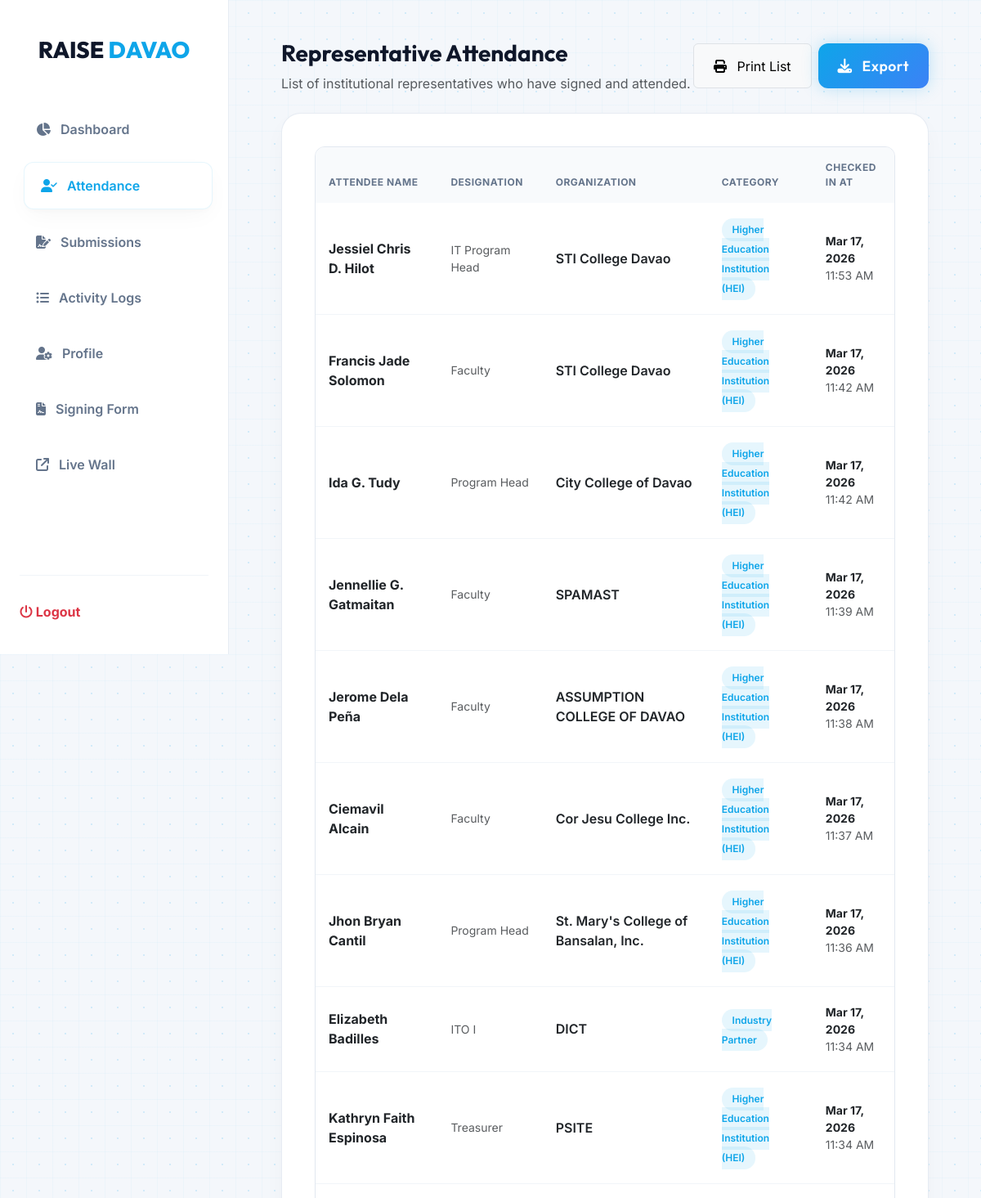
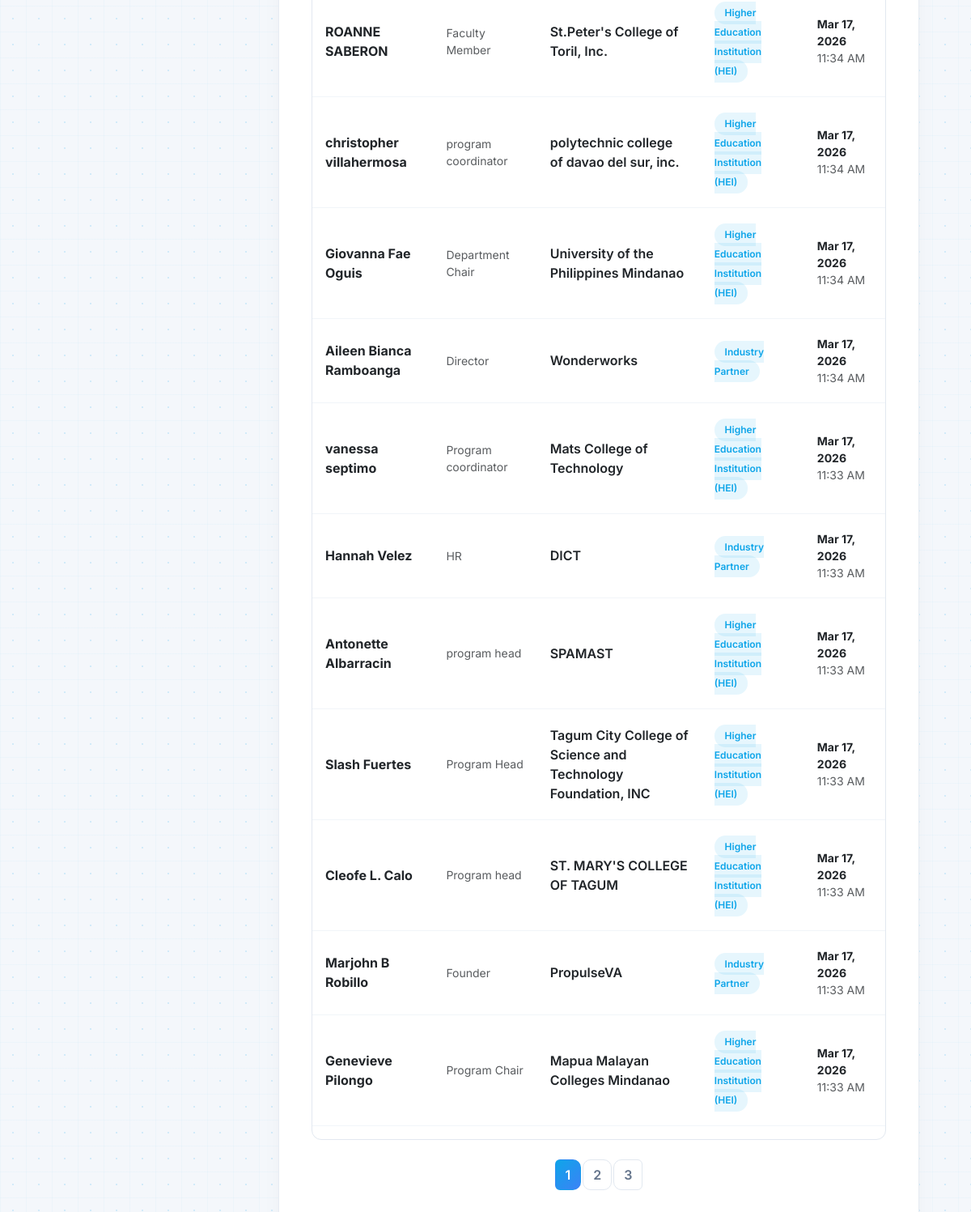
/admin/attendance.php (signed in), run on the app's committed database (2 pictures, top to bottom).
### tables this page shows
CREATE TABLE `covenant_submissions` (
  `id` int(11) NOT NULL,
  `user_id` int(11) DEFAULT NULL,
  `organization_name` varchar(255) NOT NULL,
  `institution_type` varchar(100) NOT NULL,
  `represented_by` varchar(255) NOT NULL,
  `position_title` varchar(255) NOT NULL,
  `email_address` varchar(150) NOT NULL,
  `contact_number` varchar(50) DEFAULT NULL,
  `signature_file` varchar(255) NOT NULL,
  `pdf_file` varchar(255) DEFAULT NULL,
  `ip_address` varchar(45) DEFAULT NULL,
  `signed_at` datetime DEFAULT current_timestamp(),
  `pos_top` float DEFAULT 0,
  `pos_left` float DEFAULT 0,
  `pos_rotation` float DEFAULT 0,
  `pos_scale` float DEFAULT 1
);

### admin/attendance.php (the view, shortened to what this page needs)
<?php
require_once '../includes/auth.php';
$page = isset($_GET['page']) ? (int) $_GET['page'] : 1;
$limit = 20;
$offset = ($page - 1) * $limit;
$totalStmt = $pdo->query("SELECT COUNT(*) FROM covenant_submissions");
$totalAttendees = $totalStmt->fetchColumn();
$totalPages = ceil($totalAttendees / $limit);
$stmt = $pdo->prepare("SELECT id, represented_by, position_title, organization_name, institution_type, signed_at
                       FROM covenant_submissions
                       ORDER BY signed_at DESC
                       LIMIT :limit OFFSET :offset");
$stmt->bindValue(':limit', $limit, PDO::PARAM_INT);
$stmt->bindValue(':offset', $offset, PDO::PARAM_INT);
$stmt->execute();
$attendees = $stmt->fetchAll();
?>
<!DOCTYPE html>
<html lang="en">
<head>
    <link href="https://cdn.jsdelivr.net/npm/bootstrap@5.3.2/dist/css/bootstrap.min.css" rel="stylesheet">
    <link rel="stylesheet" href="../assets/css/style.css?v=<?php echo filemtime('../assets/css/style.css'); ?>">
    <link rel="stylesheet" href="https://cdnjs.cloudflare.com/ajax/libs/font-awesome/6.4.0/css/all.min.css">
</head>
<body>
    <div class="admin-sidebar" id="adminSidebar">
        <div class="admin-sidebar-logo">
            <span style="color: #0f172a;">RAISE</span> <span style="color: var(--accent-core);">DAVAO</span>
        </div>
        <ul class="nav nav-admin flex-column">
            <li class="nav-item">
                <a href="dashboard" class="nav-link"><i class="fa-solid fa-chart-pie"></i> Dashboard</a>
            </li>
            <li class="nav-item">
                <a href="attendance" class="nav-link active"><i class="fa-solid fa-user-check"></i> Attendance</a>
            </li>
            <li class="nav-item">
                <a href="submissions" class="nav-link"><i class="fa-solid fa-file-signature"></i> Submissions</a>
            </li>
            <li class="nav-item">
                <a href="activity_logs" class="nav-link"><i class="fa-solid fa-list-ul"></i> Activity Logs</a>
            </li>
            <li class="nav-item">
                <a href="edit_profile" class="nav-link"><i class="fa-solid fa-user-cog"></i> Profile</a>
            </li>
            <li class="nav-item">
                <a href="../covenant" class="nav-link" target="_blank"><i class="fa-solid fa-file-contract"></i>
                    Signing Form</a>
            </li>
            <li class="nav-item">
                <a href="../signature-wall" class="nav-link" target="_blank"><i class="fa-solid fa-external-link"></i>
                    Live Wall</a>
            </li>
        </ul>
        <div style="margin-top: auto; padding-top: 2rem; border-top: 1px solid #f1f5f9;">
            <a href="#" onclick="confirmLogout(event)" class="nav-link text-danger fw-bold">
                <i class="fa-solid fa-power-off"></i> Logout
            </a>
        </div>
    </div>
    <div class="admin-content">
        <div class="d-flex justify-content-between align-items-center mb-4">
            <div>
                <h3 style="font-family: 'Outfit'; font-weight: 700; color: #0f172a;">Representative Attendance</h3>
                <p class="text-muted mb-0">List of institutional representatives who have signed and attended.</p>
            </div>
            <div class="d-flex gap-2">
                <button onclick="window.print()" class="btn btn-light border px-4">
                    <i class="fa-solid fa-print me-2"></i> Print List
                </button>
                <a href="export_csv" class="btn btn-tech px-4">
                    <i class="fa-solid fa-download me-2"></i> Export
                </a>
            </div>
        </div>
        <div class="table-container">
            <div class="table-responsive">
                <table class="table table-hover align-middle">
                    <thead>
                        <tr>
                            <th>Attendee Name</th>
                            <th>Designation</th>
                            <th>Organization</th>
                            <th>Category</th>
                            <th>Checked In At</th>
                        </tr>
                    </thead>
                    <tbody>
                        <?php if (count($attendees) > 0): ?>
                            <?php foreach ($attendees as $row): ?>
                                <tr>
                                    <td>
                                        <div class="fw-bold text-dark">
                                            <?php echo htmlspecialchars($row['represented_by']); ?>
                                        </div>
                                    </td>
                                    <td>
                                        <div class="text-muted small">
                                            <?php echo htmlspecialchars($row['position_title']); ?>
                                        </div>
                                    </td>
                                    <td>
                                        <div class="fw-semibold text-dark">
                                            <?php echo htmlspecialchars($row['organization_name']); ?>
                                        </div>
                                    </td>
                                    <td>
                                        <span class="badge-type">
                                            <?php echo htmlspecialchars($row['institution_type']); ?>
                                        </span>
                                    </td>
                                    <td>
                                        <div class="small fw-bold text-dark">
                                            <?php echo date('M d, Y', strtotime($row['signed_at'])); ?>
                                        </div>
                                        <div class="text-muted small">
                                            <?php echo date('h:i A', strtotime($row['signed_at'])); ?>
                                        </div>
                                    </td>
                                </tr>
                            <?php endforeach; ?>
                        <?php endif; ?>
                    </tbody>
                </table>
            </div>
            <?php if ($totalPages > 1): ?>
                <nav aria-label="Page navigation" class="mt-4">
                    <ul class="pagination justify-content-center">
                        <?php for ($i = 1; $i <= $totalPages; $i++): ?>
                            <li class="page-item <?php echo ($page == $i) ? 'active' : ''; ?>">
                                <a class="page-link" href="?page=<?php echo $i; ?>">
                                    <?php echo $i; ?>
                                </a>
                            </li>
                        <?php endfor; ?>
                    </ul>
                </nav>
            <?php endif; ?>
        </div>
    </div>
</body>
</html>

### assets/css/style.css (style rules this page uses)
:root { --bg-page: #f4f7fb; --bg-doc: #ffffff; --accent-core: #0ea5e9; --accent-deep: #1e40af; --accent-gradient: linear-gradient(135deg, #0ea5e9 0%, #3b82f6 100%); --text-dark: #0f172a; --text-muted: #64748b; --shadow-float: 0 25px 50px -12px rgba(15, 23, 42, 0.1); --shadow-glow: 0 0 20px rgba(14, 165, 233, 0.25); --border-subtle: #e2e8f0; --nav-height: 80px; }
body { background-color: var(--bg-page); background-image: radial-gradient(rgba(14, 165, 233, 0.15) 1.5px, transparent 1.5px), linear-gradient(to right, rgba(14, 165, 233, 0.03) 1px, transparent 1px), linear-gradient(to bottom, rgba(14, 165, 233, 0.03) 1px, transparent 1px); background-size: 32px 32px, 32px 32px, 32px 32px; font-family: 'Inter', sans-serif; color: var(--text-dark); -webkit-font-smoothing: antialiased; min-height: 100vh; }
h1, h2, h3, h4, h5, h6 { font-family: 'Outfit', sans-serif; }
.btn-tech { background: var(--accent-gradient); color: white; border: none; border-radius: 12px; padding: 0.9rem 2.5rem; font-family: 'Outfit', sans-serif; font-weight: 600; font-size: 1.1rem; letter-spacing: 0.5px; transition: all 0.3s ease; box-shadow: var(--shadow-glow); position: relative; overflow: hidden; }
.btn-tech::after { content: ''; position: absolute; top: 0; left: -100%; width: 100%; height: 100%; background: linear-gradient(90deg, transparent, rgba(255, 255, 255, 0.2), transparent); transition: 0.5s; }
.table-responsive { border-radius: 12px; border: 1px solid var(--border-subtle); }
:root { --admin-bg: #f8fafc; --sidebar-width: 280px; --card-shadow: 0 10px 30px -5px rgba(0, 0, 0, 0.04), 0 4px 6px -2px rgba(0, 0, 0, 0.02); }
.admin-sidebar { width: var(--sidebar-width); background: #ffffff; border-right: 1px solid rgba(226, 232, 240, 0.8); height: 100vh; position: fixed; top: 0; left: 0; padding: 2.5rem 1.5rem; z-index: 1000; display: flex; flex-direction: column; }
.admin-sidebar-logo { font-family: 'Outfit'; font-weight: 800; font-size: 1.75rem; margin-bottom: 3rem; text-align: center; }
.nav-admin .nav-link { color: #64748b; font-weight: 600; border-radius: 12px; padding: 1rem 1.25rem; margin-bottom: 0.75rem; display: flex; align-items: center; gap: 12px; transition: all 0.3s ease; border: none; background: transparent; }
.nav-admin .nav-link:hover, .nav-admin .nav-link.active { background: #f1f5f9 !important; color: var(--accent-core) !important; transform: translateX(5px); }
.nav-admin .nav-link.active { background: white !important; box-shadow: var(--card-shadow); border: 1px solid rgba(14, 165, 233, 0.1) !important; }
.admin-content { margin-left: var(--sidebar-width); padding: 3rem 4rem; min-height: 100vh; }
.table-container { background: white; border-radius: 24px; padding: 2.5rem; border: 1px solid rgba(226, 232, 240, 0.8); box-shadow: var(--card-shadow); }
.table thead th { background: #f8fafc; padding: 1rem; font-size: 0.75rem; font-weight: 700; text-transform: uppercase; letter-spacing: 0.5px; color: #64748b; border: none; }
.table tbody td { padding: 1.25rem 1rem; vertical-align: middle; border-bottom: 1px solid #f1f5f9; }
.badge-type, .badge-log { background: rgba(14, 165, 233, 0.1); color: var(--accent-core); padding: 0.4rem 0.8rem; border-radius: 20px; font-size: 0.75rem; font-weight: 600; }
.pagination .page-link { border-radius: 10px; margin: 0 3px; border: 1px solid #e2e8f0; color: #64748b; font-weight: 600; }
.pagination .page-item.active .page-link { background: var(--accent-gradient); border-color: transparent; color: white; }

### data on the page
covenant_submissions: represented_by "Jessiel Chris D. Hilot", position_title "IT Program Head", organization_name "STI College Davao", institution_type "Higher Education Institution (HEI)", signed_at "Mar 17, 2026", signed_at "11:53 AM"
covenant_submissions: represented_by "Francis Jade Solomon", position_title "Faculty", organization_name "STI College Davao", institution_type "Higher Education Institution (HEI)", signed_at "Mar 17, 2026", signed_at "11:42 AM"
covenant_submissions: represented_by "Ida G. Tudy", position_title "Program Head", organization_name "City College of Davao", institution_type "Higher Education Institution (HEI)", signed_at "Mar 17, 2026", signed_at "11:42 AM"
covenant_submissions: represented_by "Jennellie G. Gatmaitan", position_title "Faculty", organization_name "SPAMAST", institution_type "Higher Education Institution (HEI)", signed_at "Mar 17, 2026", signed_at "11:39 AM"
covenant_submissions: represented_by "Jerome Dela Peña", position_title "Faculty", organization_name "ASSUMPTION COLLEGE OF DAVAO", institution_type "Higher Education Institution (HEI)", signed_at "Mar 17, 2026", signed_at "11:38 AM"
covenant_submissions: represented_by "Ciemavil Alcain", position_title "Faculty", organization_name "Cor Jesu College Inc.", institution_type "Higher Education Institution (HEI)", signed_at "Mar 17, 2026", signed_at "11:37 AM"
covenant_submissions: represented_by "Jhon Bryan Cantil", position_title "Program Head", organization_name "St. Mary's College of Bansalan, Inc.", institution_type "Higher Education Institution (HEI)", signed_at "Mar 17, 2026", signed_at "11:36 AM"
covenant_submissions: represented_by "Elizabeth Badilles", position_title "ITO I", organization_name "DICT", institution_type "Industry Partner", signed_at "Mar 17, 2026", signed_at "11:34 AM"
covenant_submissions: represented_by "Kathryn Faith Espinosa", position_title "Treasurer", organization_name "PSITE", institution_type "Higher Education Institution (HEI)", signed_at "Mar 17, 2026", signed_at "11:34 AM"
covenant_submissions: represented_by "ROANNE SABERON", position_title "Faculty Member", organization_name "St.Peter's College of Toril, Inc.", institution_type "Higher Education Institution (HEI)", signed_at "Mar 17, 2026", signed_at "11:34 AM"
covenant_submissions: represented_by "christopher villahermosa", position_title "program coordinator", organization_name "polytechnic college of davao del sur, inc.", institution_type "Higher Education Institution (HEI)", signed_at "Mar 17, 2026", signed_at "11:34 AM"
covenant_submissions: represented_by "Giovanna Fae Oguis", position_title "Department Chair", organization_name "University of the Philippines Mindanao", institution_type "Higher Education Institution (HEI)", signed_at "Mar 17, 2026", signed_at "11:34 AM"
covenant_submissions: represented_by "Aileen Bianca Ramboanga", position_title "Director", organization_name "Wonderworks", institution_type "Industry Partner", signed_at "Mar 17, 2026", signed_at "11:34 AM"
covenant_submissions: represented_by "vanessa septimo", position_title "Program coordinator", organization_name "Mats College of Technology", institution_type "Higher Education Institution (HEI)", signed_at "Mar 17, 2026", signed_at "11:33 AM"
covenant_submissions: represented_by "Hannah Velez", position_title "HR", organization_name "DICT", institution_type "Industry Partner", signed_at "Mar 17, 2026", signed_at "11:33 AM"
covenant_submissions: represented_by "Antonette Albarracin", position_title "program head", organization_name "SPAMAST", institution_type "Higher Education Institution (HEI)", signed_at "Mar 17, 2026", signed_at "11:33 AM"
covenant_submissions: represented_by "Slash Fuertes", position_title "Program Head", organization_name "Tagum City College of Science and Technology Foundation, INC", institution_type "Higher Education Institution (HEI)", signed_at "Mar 17, 2026", signed_at "11:33 AM"
covenant_submissions: represented_by "Cleofe L. Calo", position_title "Program head", organization_name "ST. MARY'S COLLEGE OF TAGUM", institution_type "Higher Education Institution (HEI)", signed_at "Mar 17, 2026", signed_at "11:33 AM"
covenant_submissions: represented_by "Marjohn B Robillo", position_title "Founder", organization_name "PropulseVA", institution_type "Industry Partner", signed_at "Mar 17, 2026", signed_at "11:33 AM"
covenant_submissions: represented_by "Genevieve Pilongo", position_title "Program Chair", organization_name "Mapua Malayan Colleges Mindanao", institution_type "Higher Education Institution (HEI)", signed_at "Mar 17, 2026", signed_at "11:33 AM"
